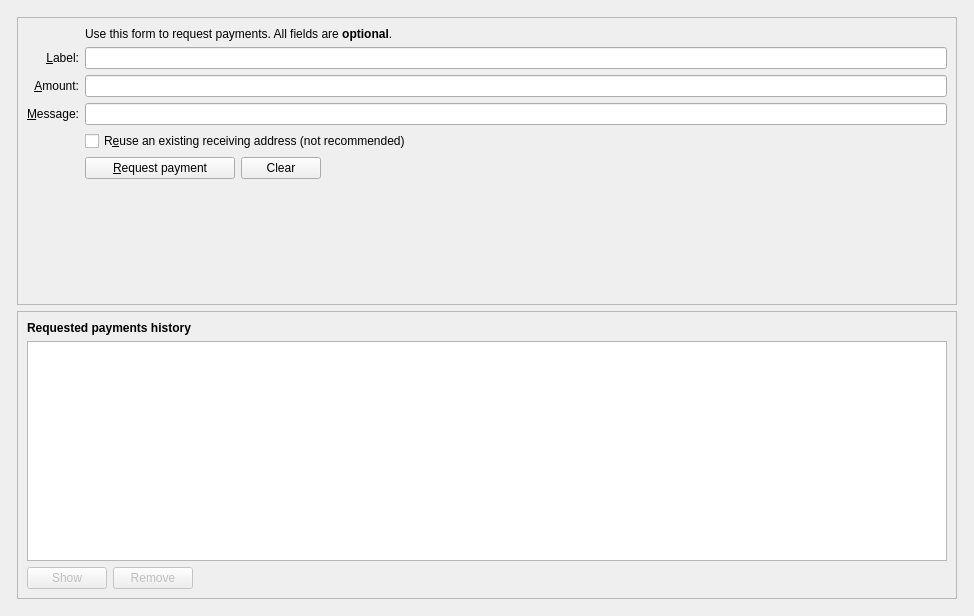
<?xml version="1.0" encoding="UTF-8"?>
<ui version="4.0">
 <class>ReceiveCoinsDialog</class>
 <widget class="QWidget" name="ReceiveCoinsDialog">
  <property name="geometry">
   <rect>
    <x>0</x>
    <y>0</y>
    <width>974</width>
    <height>616</height>
   </rect>
  </property>
  <layout class="QVBoxLayout" name="verticalLayout" stretch="0">
   <item>
    <layout class="QVBoxLayout" name="verticalLayout_Master" stretch="0,1">
     <property name="spacing">
      <number>0</number>
     </property>
     <item>
      <widget class="QFrame" name="frame_Header">
       <layout class="QVBoxLayout" name="verticalLayout_8">
        <property name="leftMargin">
         <number>0</number>
        </property>
        <property name="topMargin">
         <number>0</number>
        </property>
        <property name="rightMargin">
         <number>0</number>
        </property>
        <property name="bottomMargin">
         <number>0</number>
        </property>
        <item>
         <layout class="QHBoxLayout" name="horizontalLayout_Header" stretch=""/>
        </item>
       </layout>
      </widget>
     </item>
     <item>
      <widget class="QFrame" name="frame_BG">
       <layout class="QVBoxLayout" name="verticalLayout_5">
        <property name="leftMargin">
         <number>6</number>
        </property>
        <property name="topMargin">
         <number>6</number>
        </property>
        <property name="rightMargin">
         <number>6</number>
        </property>
        <property name="bottomMargin">
         <number>6</number>
        </property>
        <item>
         <widget class="QFrame" name="frame2">
          <property name="sizePolicy">
           <sizepolicy hsizetype="Preferred" vsizetype="Expanding">
            <horstretch>0</horstretch>
            <verstretch>0</verstretch>
           </sizepolicy>
          </property>
          <property name="frameShape">
           <enum>QFrame::StyledPanel</enum>
          </property>
          <property name="frameShadow">
           <enum>QFrame::Sunken</enum>
          </property>
          <layout class="QVBoxLayout" name="verticalLayout_3">
           <item>
            <layout class="QGridLayout" name="gridLayout">
             <item row="7" column="2">
              <widget class="QCheckBox" name="reuseAddress">
               <property name="toolTip">
                <string>Reuse one of the previously used receiving addresses.&lt;br&gt;Reusing addresses has security and privacy issues.&lt;br&gt;Do not use this unless re-generating a payment request made before.</string>
               </property>
               <property name="text">
                <string>R&amp;euse an existing receiving address (not recommended)</string>
               </property>
              </widget>
             </item>
             <item row="7" column="0">
              <widget class="QLabel" name="label_4">
               <property name="text">
                <string/>
               </property>
              </widget>
             </item>
             <item row="6" column="0">
              <widget class="QLabel" name="label_3">
               <property name="toolTip">
                <string>An optional message to attach to the payment request, which will be displayed when the request is opened. Note: The message will not be sent with the payment over the DYSTEM network.</string>
               </property>
               <property name="text">
                <string>&amp;Message:</string>
               </property>
               <property name="alignment">
                <set>Qt::AlignRight|Qt::AlignTrailing|Qt::AlignVCenter</set>
               </property>
               <property name="buddy">
                <cstring>reqMessage</cstring>
               </property>
              </widget>
             </item>
             <item row="4" column="2">
              <widget class="QLineEdit" name="reqLabel">
               <property name="toolTip">
                <string>An optional label to associate with the new receiving address.</string>
               </property>
              </widget>
             </item>
             <item row="6" column="2">
              <widget class="QLineEdit" name="reqMessage">
               <property name="toolTip">
                <string>An optional message to attach to the payment request, which will be displayed when the request is opened.&lt;br&gt;Note: The message will not be sent with the payment over the DYSTEM network.</string>
               </property>
              </widget>
             </item>
             <item row="2" column="2">
              <widget class="QLabel" name="label_5">
               <property name="text">
                <string>Use this form to request payments. All fields are &lt;b&gt;optional&lt;/b&gt;.</string>
               </property>
              </widget>
             </item>
             <item row="4" column="0">
              <widget class="QLabel" name="label_2">
               <property name="toolTip">
                <string>An optional label to associate with the new receiving address.</string>
               </property>
               <property name="text">
                <string>&amp;Label:</string>
               </property>
               <property name="alignment">
                <set>Qt::AlignRight|Qt::AlignTrailing|Qt::AlignVCenter</set>
               </property>
               <property name="buddy">
                <cstring>reqLabel</cstring>
               </property>
              </widget>
             </item>
             <item row="5" column="0">
              <widget class="QLabel" name="label">
               <property name="toolTip">
                <string>An optional amount to request. Leave this empty or zero to not request a specific amount.</string>
               </property>
               <property name="text">
                <string>&amp;Amount:</string>
               </property>
               <property name="alignment">
                <set>Qt::AlignRight|Qt::AlignTrailing|Qt::AlignVCenter</set>
               </property>
               <property name="buddy">
                <cstring>reqAmount</cstring>
               </property>
              </widget>
             </item>
             <item row="5" column="2">
              <widget class="BitcoinAmountField" name="reqAmount">
               <property name="minimumSize">
                <size>
                 <width>80</width>
                 <height>0</height>
                </size>
               </property>
               <property name="toolTip">
                <string>An optional amount to request. Leave this empty or zero to not request a specific amount.</string>
               </property>
              </widget>
             </item>
             <item row="8" column="0">
              <widget class="QLabel" name="label_7">
               <property name="text">
                <string/>
               </property>
              </widget>
             </item>
             <item row="8" column="2">
              <layout class="QHBoxLayout" name="horizontalLayout">
               <item>
                <widget class="QPushButton" name="receiveButton">
                 <property name="minimumSize">
                  <size>
                   <width>150</width>
                   <height>0</height>
                  </size>
                 </property>
                 <property name="text">
                  <string>&amp;Request payment</string>
                 </property>
                 <property name="icon">
                  <iconset resource="../dystem.qrc">
                   <normaloff>:/icons/receiving_addresses</normaloff>:/icons/receiving_addresses</iconset>
                 </property>
                </widget>
               </item>
               <item>
                <widget class="QPushButton" name="clearButton">
                 <property name="sizePolicy">
                  <sizepolicy hsizetype="Minimum" vsizetype="Fixed">
                   <horstretch>0</horstretch>
                   <verstretch>0</verstretch>
                  </sizepolicy>
                 </property>
                 <property name="toolTip">
                  <string>Clear all fields of the form.</string>
                 </property>
                 <property name="text">
                  <string>Clear</string>
                 </property>
                 <property name="icon">
                  <iconset resource="../dystem.qrc">
                   <normaloff>:/icons/remove</normaloff>:/icons/remove</iconset>
                 </property>
                 <property name="autoDefault">
                  <bool>false</bool>
                 </property>
                </widget>
               </item>
               <item>
                <spacer name="horizontalSpacer">
                 <property name="orientation">
                  <enum>Qt::Horizontal</enum>
                 </property>
                 <property name="sizeHint" stdset="0">
                  <size>
                   <width>40</width>
                   <height>20</height>
                  </size>
                 </property>
                </spacer>
               </item>
              </layout>
             </item>
             <item row="9" column="2">
              <spacer name="verticalSpacer">
               <property name="orientation">
                <enum>Qt::Vertical</enum>
               </property>
               <property name="sizeHint" stdset="0">
                <size>
                 <width>20</width>
                 <height>40</height>
                </size>
               </property>
              </spacer>
             </item>
            </layout>
           </item>
          </layout>
         </widget>
        </item>
        <item>
         <widget class="QFrame" name="frame">
          <property name="sizePolicy">
           <sizepolicy hsizetype="Preferred" vsizetype="Expanding">
            <horstretch>0</horstretch>
            <verstretch>0</verstretch>
           </sizepolicy>
          </property>
          <property name="frameShape">
           <enum>QFrame::StyledPanel</enum>
          </property>
          <property name="frameShadow">
           <enum>QFrame::Raised</enum>
          </property>
          <layout class="QVBoxLayout" name="verticalLayout_2">
           <item>
            <widget class="QLabel" name="label_6">
             <property name="font">
              <font>
               <weight>75</weight>
               <bold>true</bold>
              </font>
             </property>
             <property name="text">
              <string>Requested payments history</string>
             </property>
            </widget>
           </item>
           <item>
            <widget class="QTableView" name="recentRequestsView">
             <property name="palette">
              <palette>
               <active>
                <colorrole role="Text">
                 <brush brushstyle="SolidPattern">
                  <color alpha="255">
                   <red>51</red>
                   <green>51</green>
                   <blue>51</blue>
                  </color>
                 </brush>
                </colorrole>
               </active>
               <inactive>
                <colorrole role="Text">
                 <brush brushstyle="SolidPattern">
                  <color alpha="255">
                   <red>51</red>
                   <green>51</green>
                   <blue>51</blue>
                  </color>
                 </brush>
                </colorrole>
               </inactive>
               <disabled>
                <colorrole role="Text">
                 <brush brushstyle="SolidPattern">
                  <color alpha="255">
                   <red>85</red>
                   <green>85</green>
                   <blue>85</blue>
                  </color>
                 </brush>
                </colorrole>
               </disabled>
              </palette>
             </property>
             <property name="contextMenuPolicy">
              <enum>Qt::CustomContextMenu</enum>
             </property>
             <property name="tabKeyNavigation">
              <bool>false</bool>
             </property>
             <property name="sortingEnabled">
              <bool>true</bool>
             </property>
            </widget>
           </item>
           <item>
            <layout class="QHBoxLayout" name="horizontalLayout_2">
             <item>
              <widget class="QPushButton" name="showRequestButton">
               <property name="enabled">
                <bool>false</bool>
               </property>
               <property name="toolTip">
                <string>Show the selected request (does the same as double clicking an entry)</string>
               </property>
               <property name="text">
                <string>Show</string>
               </property>
               <property name="icon">
                <iconset resource="../dystem.qrc">
                 <normaloff>:/icons/edit</normaloff>:/icons/edit</iconset>
               </property>
               <property name="autoDefault">
                <bool>false</bool>
               </property>
              </widget>
             </item>
             <item>
              <widget class="QPushButton" name="removeRequestButton">
               <property name="enabled">
                <bool>false</bool>
               </property>
               <property name="toolTip">
                <string>Remove the selected entries from the list</string>
               </property>
               <property name="text">
                <string>Remove</string>
               </property>
               <property name="icon">
                <iconset resource="../dystem.qrc">
                 <normaloff>:/icons/remove</normaloff>:/icons/remove</iconset>
               </property>
               <property name="autoDefault">
                <bool>false</bool>
               </property>
              </widget>
             </item>
             <item>
              <spacer name="horizontalSpacer_2">
               <property name="orientation">
                <enum>Qt::Horizontal</enum>
               </property>
               <property name="sizeHint" stdset="0">
                <size>
                 <width>40</width>
                 <height>20</height>
                </size>
               </property>
              </spacer>
             </item>
            </layout>
           </item>
          </layout>
         </widget>
        </item>
       </layout>
      </widget>
     </item>
    </layout>
   </item>
  </layout>
 </widget>
 <customwidgets>
  <customwidget>
   <class>BitcoinAmountField</class>
   <extends>QLineEdit</extends>
   <header>bitcoinamountfield.h</header>
   <container>1</container>
  </customwidget>
 </customwidgets>
 <tabstops>
  <tabstop>reqLabel</tabstop>
  <tabstop>reqAmount</tabstop>
  <tabstop>reqMessage</tabstop>
  <tabstop>reuseAddress</tabstop>
  <tabstop>receiveButton</tabstop>
  <tabstop>clearButton</tabstop>
  <tabstop>recentRequestsView</tabstop>
  <tabstop>showRequestButton</tabstop>
  <tabstop>removeRequestButton</tabstop>
 </tabstops>
 <resources>
  <include location="../dystem.qrc"/>
 </resources>
 <connections/>
</ui>
